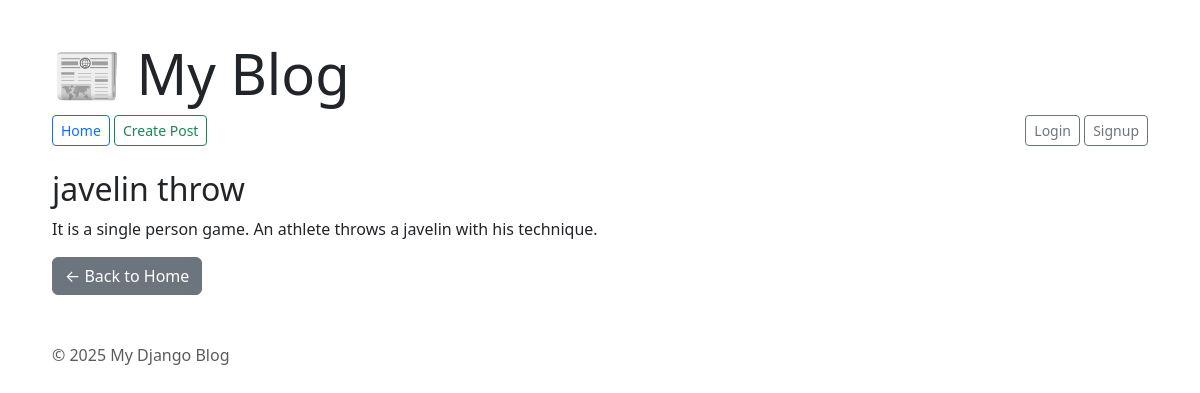
/6/, run on the app's committed database.
### locations/models.py (models this page shows, shortened)
class Post(models.Model):
    title = models.CharField(max_length=100)
    content = models.TextField()
    image = models.ImageField(upload_to='post_images/', blank=True, null=True)
    author = models.ForeignKey(User, on_delete=models.CASCADE, null=True)

### locations/views.py (the view)
# urls.py: path('<int:pk>/', views.post_detail, name='post_detail'),
def post_detail(request, pk):
    post = get_object_or_404(Post, pk=pk)
    return render(request, 'locations/post_detail.html', {'post': post})

### locations/templates/locations/post_detail.html (shortened to what this page needs)
{% extends 'locations/base.html' %}
{% block content %}
   <h2>{{ post.title }}</h2>
   <p>{{ post.content }}</p>
   <a href="{% url 'home' %}" class="btn btn-secondary">← Back to Home</a>
{% endblock %}

### locations/templates/locations/base.html (style rules this page uses)
body { margin: 40px; }

### data on the page
Post: title "javelin throw", content "It is a single person game. An athlete throws a javelin with his technique."
